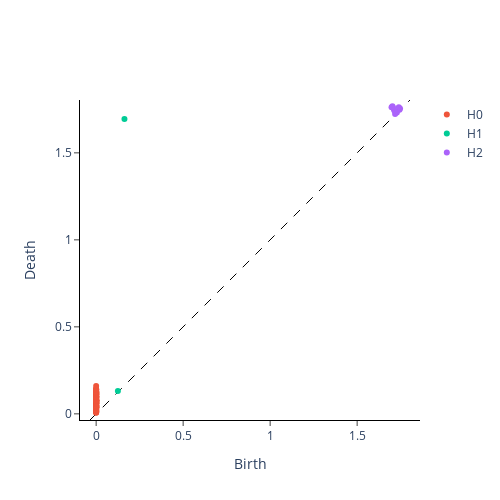

Notebook code for this chart:
### Code cell
i = 0
plot_diagram(diagrams[i])
